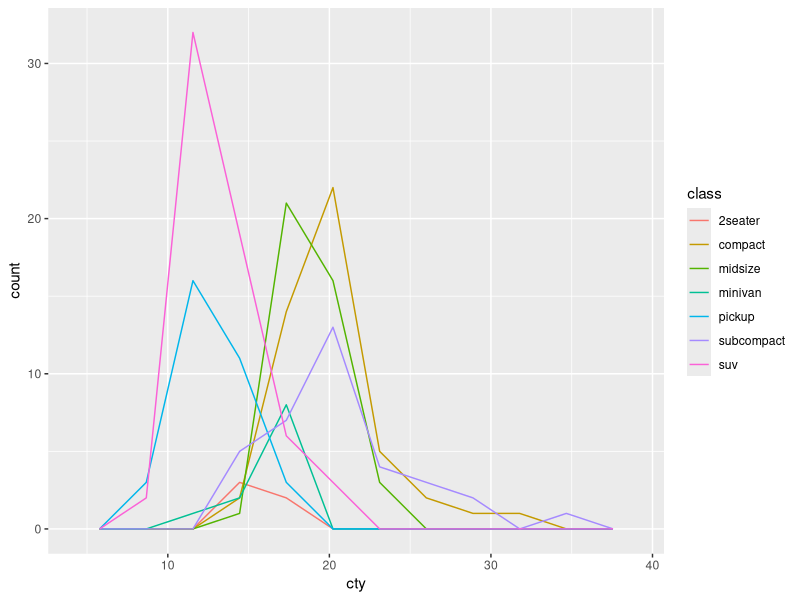
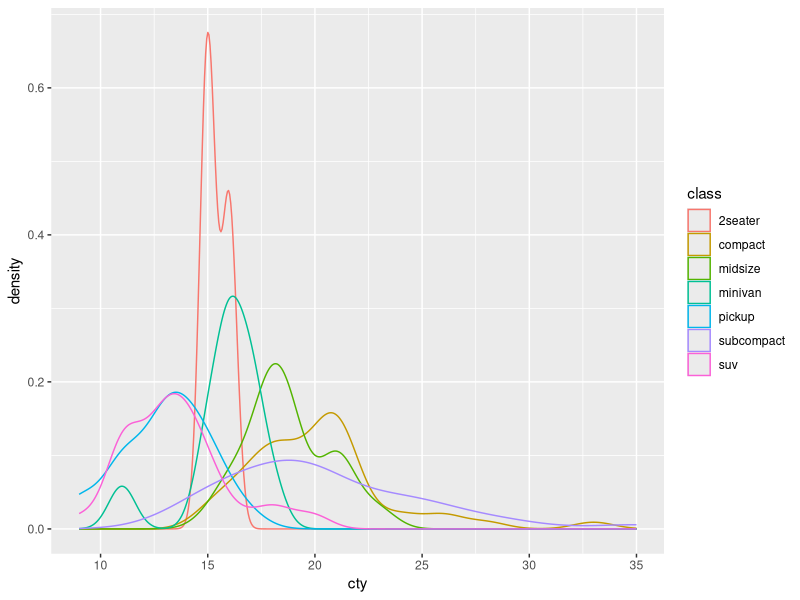
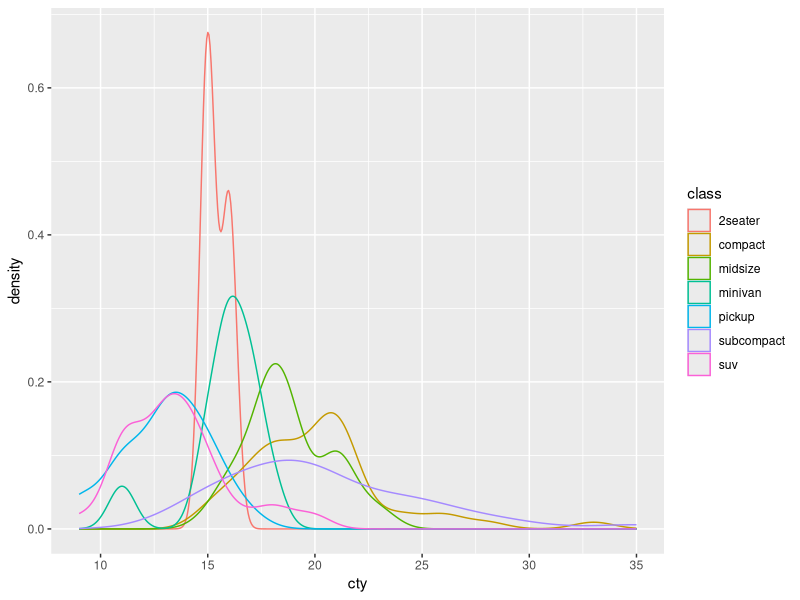
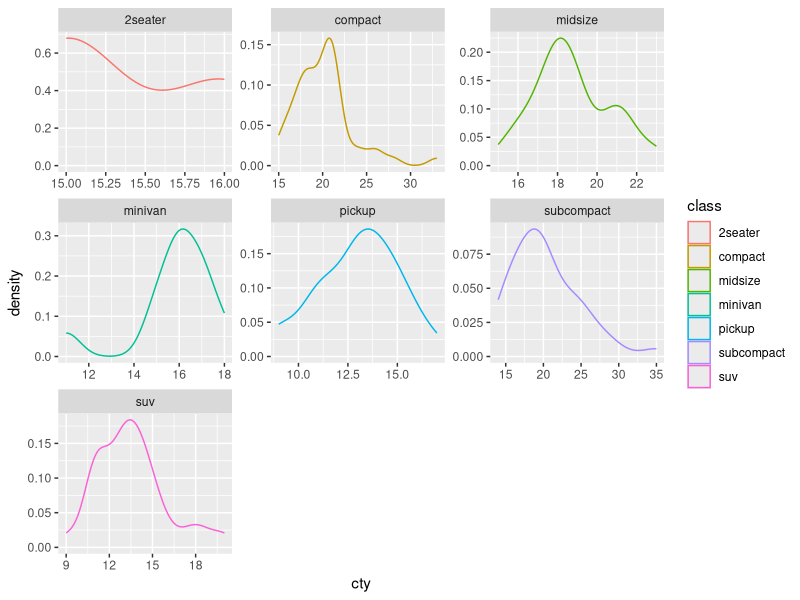
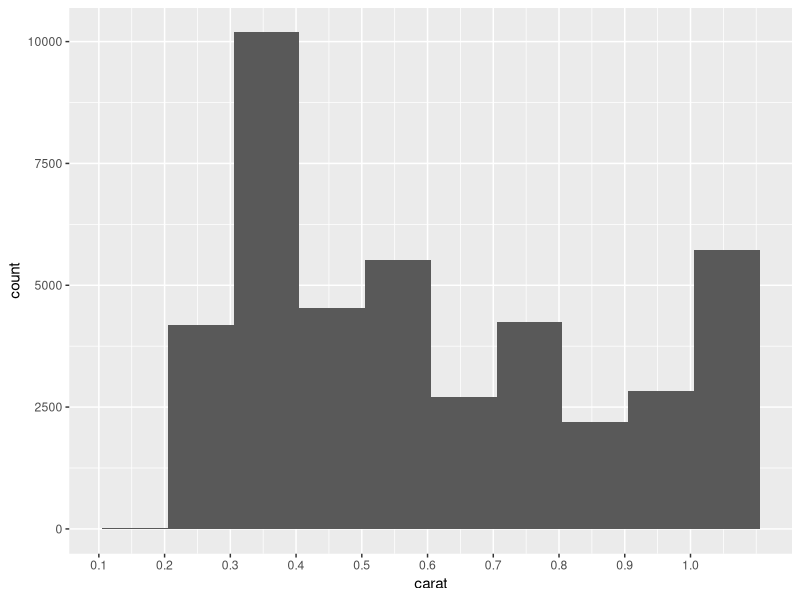

Recreate these plots in R, in order.
## ---- chunk 1
# knitr options
knitr::opts_chunk$set(echo = TRUE)
## ---- chunk 2
library(tidyverse)

## ---- chunk 3
## NOTE: No need to modify
mpg %>%
  ggplot(aes(cty, color = class)) +
  geom_freqpoly(bins = 10)
## ---- chunk 4
## NOTE: No need to modify
mpg %>%
  ggplot(aes(cty, color = class)) +
  geom_density()
## ---- chunk 5
mpg %>%
  ggplot(aes(cty, color = class)) +
  geom_density() 

# my version
mpg %>%
  ggplot(aes(cty, color = class)) +
  geom_density() +
  facet_wrap( ~class, scales = "free")
## ---- chunk 6
## TODO: Run this chunk; play with differnet bin widths
diamonds %>%
  filter(carat < 1.1) %>%

  ggplot(aes(carat)) +
  geom_histogram(binwidth = 0.1, boundary = 0.005) +
  scale_x_continuous(
    breaks = seq(0, 1, by = 0.1)

  )
